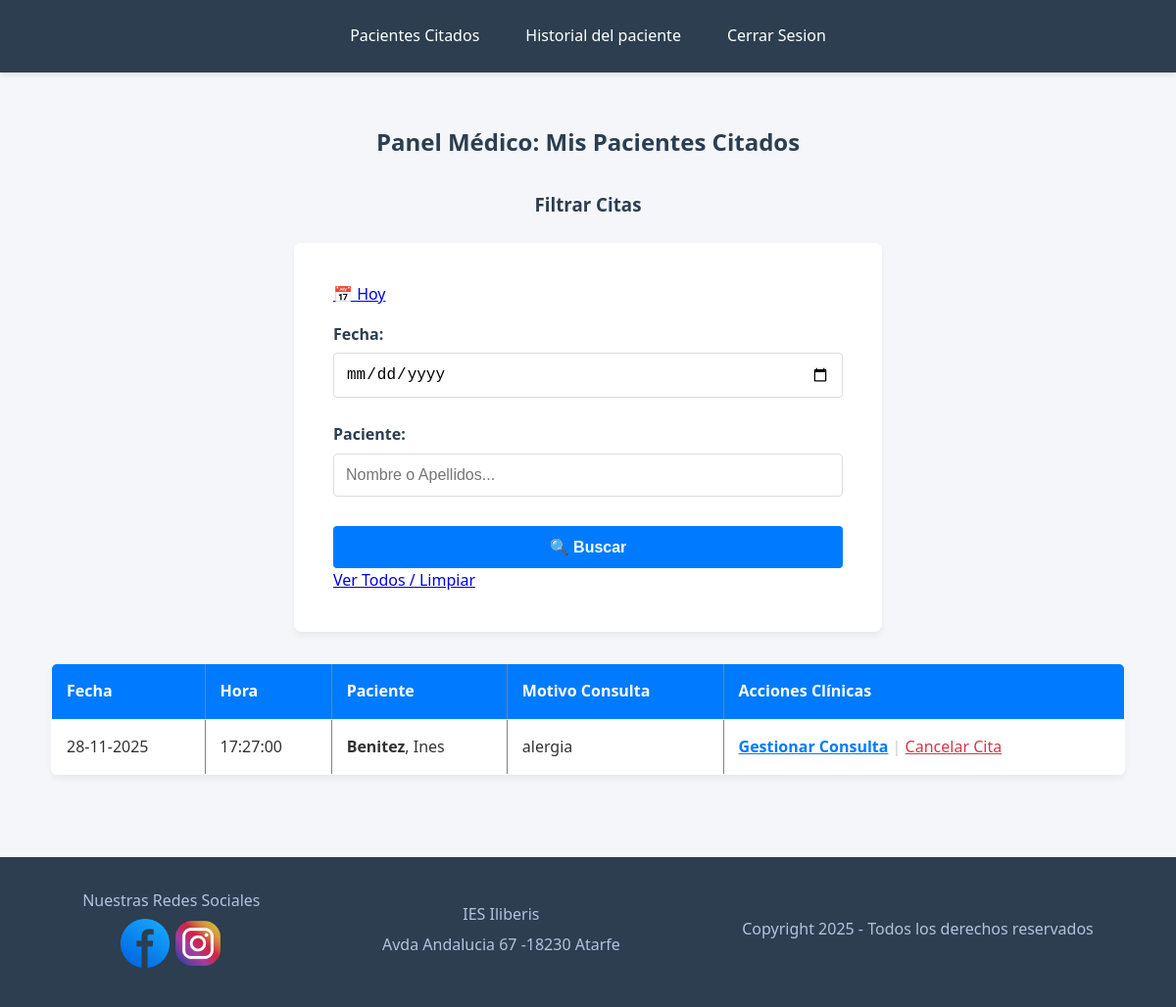
Page /medico_citas.php (signed in) on the committed database.
### tables this page shows
CREATE TABLE `cita` (
  `id_cita` int(11) NOT NULL,
  `paciente_id` int(11) NOT NULL,
  `medico_id` int(11) NOT NULL,
  `especialidad_id` int(11) NOT NULL,
  `fecha` date NOT NULL,
  `hora` time NOT NULL,
  `motivo` text DEFAULT NULL
);

CREATE TABLE `paciente` (
  `id_paciente` int(11) NOT NULL,
  `nombre` varchar(100) NOT NULL,
  `apellidos` varchar(150) NOT NULL,
  `fecha_nacimiento` date NOT NULL,
  `direccion` varchar(255) DEFAULT NULL,
  `telefono` varchar(20) DEFAULT NULL,
  `email` varchar(120) DEFAULT NULL,
  `afecciones` text DEFAULT NULL,
  `fecha_registro` datetime DEFAULT current_timestamp()
);

### medico_citas.php (the view, shortened to what this page needs)
<?php
include("medico_header.php");
include("conexion_db.php");
$id_mi_medico = $_SESSION['medico_id'];
$filtro_fecha = isset($_GET['fecha_filtro']) ? $_GET['fecha_filtro'] : '';
$filtro_paciente = isset($_GET['paciente_busqueda']) ? $_GET['paciente_busqueda'] : '';
$fecha_hoy = date('Y-m-d');
?>
<div class="container" style="padding: 20px;">
    <h2 style="text-align: center; margin-bottom: 30px; color: #2c3e50;">Panel Médico: Mis Pacientes Citados</h2>
    <div class="panel-filtro">
        <h3>Filtrar Citas</h3>
        <form method="GET" action="medico_citas.php">
            <div class="grupo-input">
                <a href="medico_citas.php?fecha_filtro=<?php echo $fecha_hoy; ?>" class="btn-hoy" title="Ver citas de hoy">
                   📅 Hoy
                </a>
            </div>
            <div class="grupo-input">
                <label>Fecha:</label>
                <input type="date" name="fecha_filtro" value="<?php echo $filtro_fecha; ?>">
            </div>
            <div class="grupo-input">
                <label>Paciente:</label>
                <input type="text" name="paciente_busqueda" placeholder="Nombre o Apellidos..." value="<?php echo htmlspecialchars($filtro_paciente); ?>">
            </div>
            <div class="grupo-input">
                <button type="submit" class="btn-buscar">🔍 Buscar</button>
            </div>
            <div class="grupo-input ver-todos">
                <a href="medico_citas.php">Ver Todos / Limpiar</a>
            </div>
        </form>
    </div>
    <table border="1">
        <thead>
            <tr>
                <th>Fecha</th>
                <th>Hora</th>
                <th>Paciente</th>
                <th>Motivo Consulta</th>
                <th>Acciones Clínicas</th>
            </tr>
        </thead>
        <tbody>
            <?php
            $where_clauses = array();
            $where_clauses[] = "c.medico_id = '$id_mi_medico'";
            $sql_condiciones = implode(" AND ", $where_clauses);
            $query = "SELECT c.*, p.nombre as p_nom, p.apellidos as p_ape
                      FROM cita c
                      INNER JOIN paciente p ON c.paciente_id = p.id_paciente
                      WHERE $sql_condiciones
                      ORDER BY c.fecha DESC, c.hora ASC";
            $result = mysqli_query($conexion, $query);
            if (mysqli_num_rows($result) > 0) {
                while ($fila = mysqli_fetch_assoc($result)) {
                    $estilo_fila = ($fila['fecha'] == $fecha_hoy) ? "style='background-color: #e6f7ff;'" : "";
                    $fecha_mostrar = date("d-m-Y", strtotime($fila['fecha']));
                    echo "<tr $estilo_fila>";
                    echo "<td>".$fecha_mostrar."</td>";
                    echo "<td>".$fila['hora']."</td>";
                    echo "<td><strong>".$fila['p_ape']."</strong>, ".$fila['p_nom']."</td>";
                    echo "<td>".$fila['motivo']."</td>";
                    echo "<td>
                            <a href='admin_gestion_consulta.php?id_cita=".$fila['id_cita']."' style='font-weight:bold; color:#007bff;'>Gestionar Consulta</a>
                            <span style='color:#ccc;'>|</span>
                            <a href='?borrar_cita=".$fila['id_cita']."' onclick=\"return confirm('¿Seguro que quieres cancelar esta cita? Esta acción borrará recetas asociadas si existen.');\" style='color:#dc3545;'>Cancelar Cita</a>
                          </td>";
                    echo "</tr>";
                }
            } else {
                echo "<tr><td colspan='5' style='text-align:center; padding: 30px; color: #666;'>No se encontraron citas con los filtros seleccionados.</td></tr>";
            }
            ?>
        </tbody>
    </table>
</div>
<?php include("footer.php");?>

### css/estilo.css (style rules this page uses)
* { margin: 0; padding: 0; box-sizing: border-box; }
body { font-family: 'Segoe UI', Tahoma, Geneva, Verdana, sans-serif; background-color: #f4f6f9; color: #333333; line-height: 1.6; display: flex; flex-direction: column; min-height: 100vh; }
h1, h2, h3 { color: #2c3e50; margin-bottom: 1.5rem; text-align: center; }
form { background-color: #ffffff; padding: 2.5rem; border-radius: 8px; box-shadow: 0 4px 6px rgba(0,0,0,0.05); max-width: 600px; margin: 0 auto 2rem auto; }
label { display: block; margin-bottom: 6px; font-weight: 600; color: #2c3e50; margin-top: 15px; }
input[type="text"], input[type="password"], input[type="email"], input[type="date"], input[type="time"], input[type="tel"], input[type="number"], select, textarea { width: 100%; padding: 12px; margin-bottom: 10px; border: 1px solid #ddd; border-radius: 4px; font-size: 1rem; background-color: #fff; transition: border-color 0.3s; }
input[type="submit"], button { background-color: #007bff; color: #ffffff; border: none; padding: 12px; border-radius: 4px; cursor: pointer; font-size: 1rem; font-weight: bold; width: 100%; margin-top: 20px; transition: background 0.3s, transform 0.1s; }
table { width: 100%; border-collapse: collapse; background-color: #ffffff; box-shadow: 0 4px 6px rgba(0,0,0,0.05); margin-bottom: 2rem; border-radius: 6px; overflow: hidden; }
thead { background-color: #007bff; color: #ffffff; }
th, td { padding: 15px; text-align: left; border-bottom: 1px solid #eee; }

### rows in the picture
cita: fecha "28-11-2025", hora "17:27:00", paciente.apellidos "Benitez", paciente.nombre "Ines", motivo "alergia"
